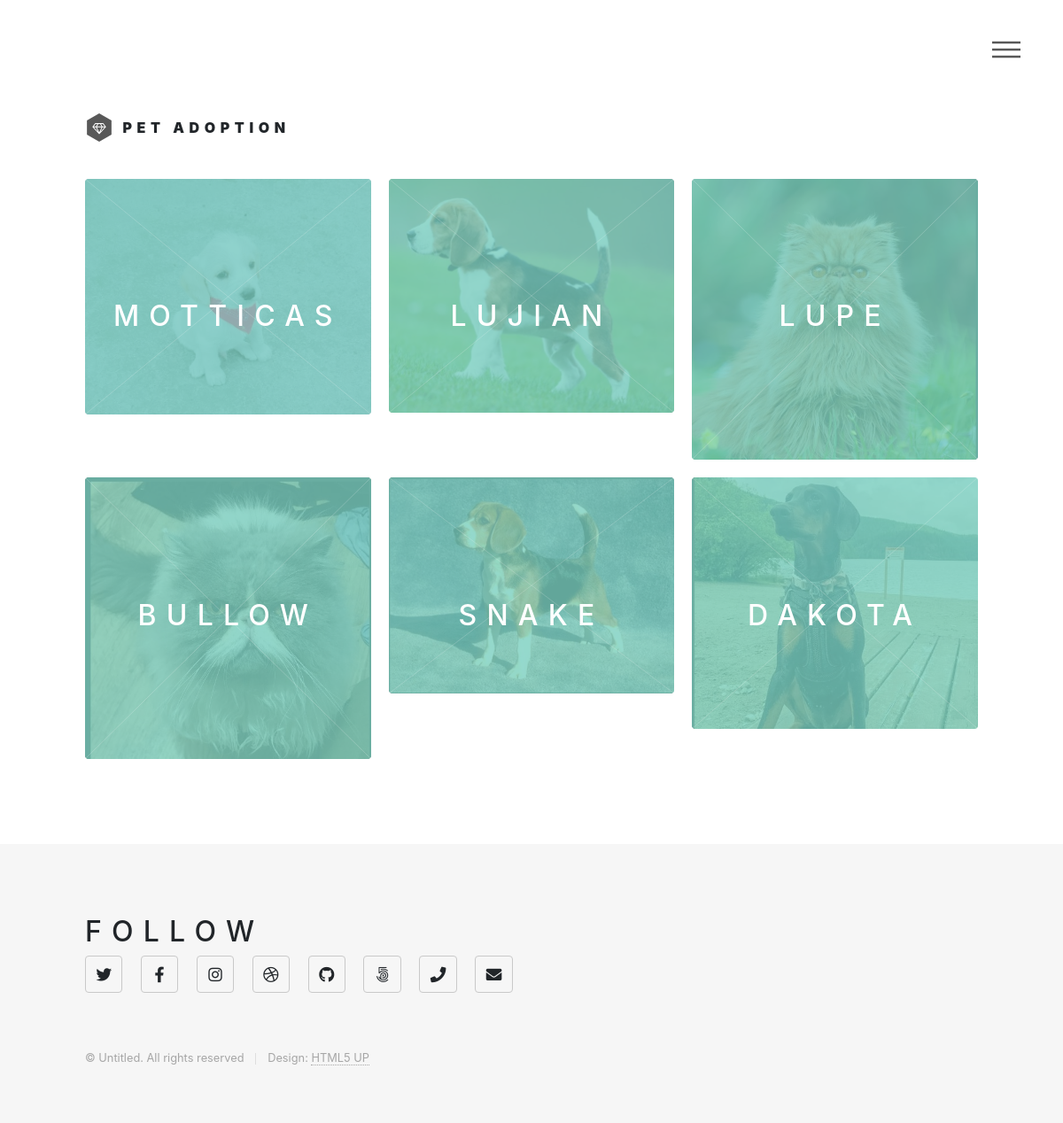
Before: / with the older database file.
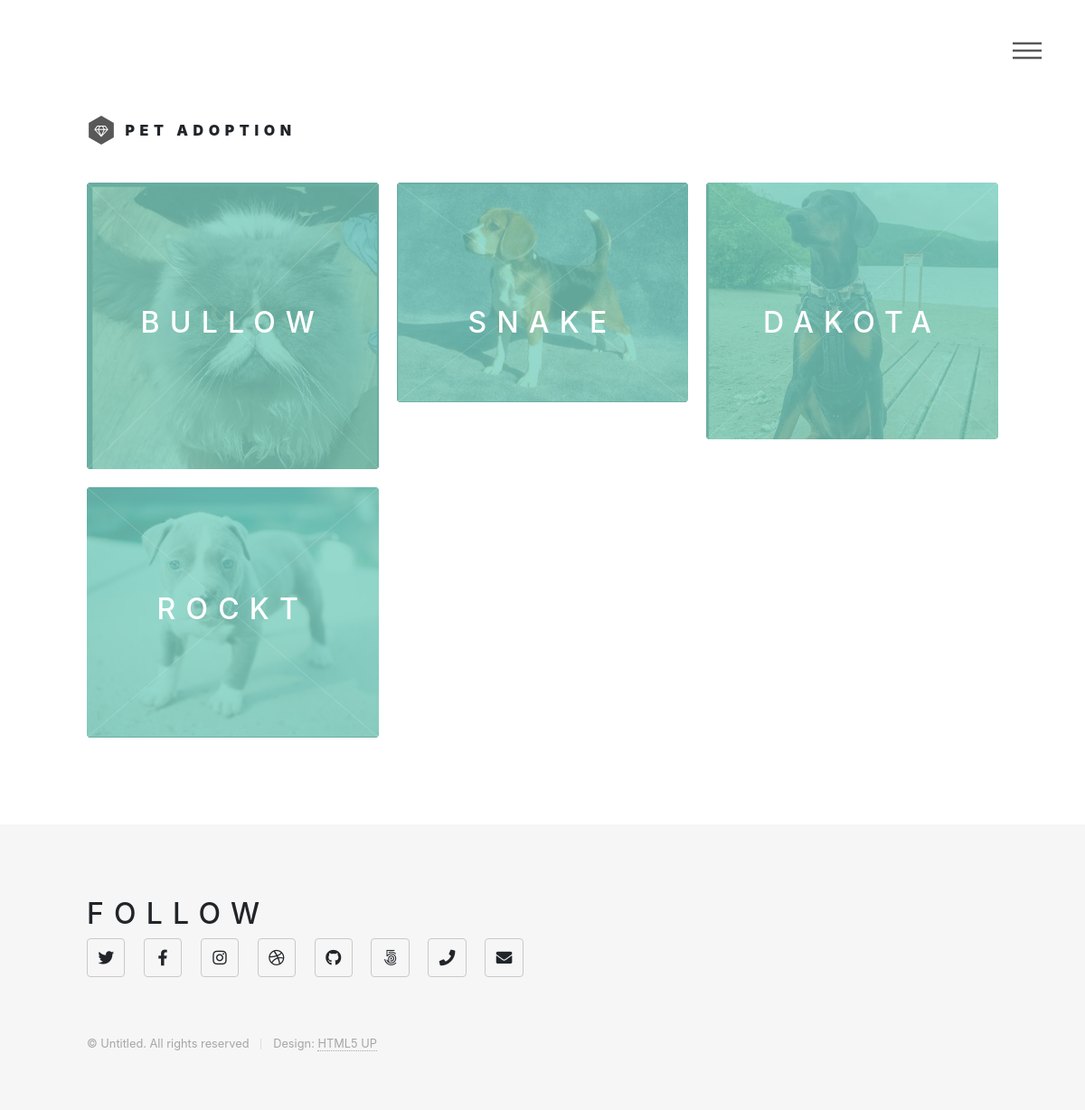
After: the same page with the newer database file.
### website/models.py (models this page shows)
class Post(db.Model):
    id = db.Column(db.Integer, primary_key = True)
    date = db.Column(db.DateTime(timezone=True), default=func.now())
    description = db.Column(db.String(100), nullable = False)
    status = db.Column(db.Boolean, default = True)
    user_id = db.Column(db.String, db.ForeignKey('user.id'))
    pet_id = db.Column(db.Integer, db.ForeignKey('pet.id'))

class Media(db.Model):
    id = db.Column(db.Integer, primary_key = True)
    path = db.Column(db.String(150), nullable = False)
    pet_id = db.Column(db.Integer, db.ForeignKey('pet.id'))

class Pet(db.Model):
    id = db.Column(db.Integer, primary_key = True)
    name = db.Column(db.String(100), nullable = False)
    age = db.Column(db.String(100))
    sex = db.Column(db.String(100), nullable = False)
    status = db.Column(db.Boolean, default = True)
    pet_type_id = db.Column(db.Integer, db.ForeignKey('pet_type.id'))
    breed_id = db.Column(db.Integer, db.ForeignKey('breed.id'))
    medias = db.relationship(Media)

### website/index.py (the view)
@indexs.route('/')
def index():
    posts = db.engine.execute('SELECT post.id, media.path, pet.name, post.description FROM media, pet, post WHERE media.pet_id = post.pet_id AND post.pet_id = pet.id')
    random_style = str(random.randint(1, 6))
    return render_template("index.html", user=current_user, posts=posts, random_style=random_style)

### website/templates/index.html (shortened to what this page needs)
{% extends "base.html" %}
{% block posts %}
<br>
{% for post in posts%}
    <article class="{{'style' + random_style}}">
        <span class="image">
            <img src="{{ url_for('static', filename='images/pet_media/' + post.path)}}" alt="" />
        </span>
        <a onclick="adoption_request({{ post.id }})">
            <h2>{{post.name}}</h2>
        </a>
    </article>
{% endfor %}
{% endblock%}

### website/templates/base.html (shortened to what this page needs)
<!DOCTYPE html>
<html>
    <head>
        <link rel="stylesheet" href="{{ url_for('static', filename='css/main.css')}}" />
        <link
        rel="stylesheet"
        href="https://stackpath.bootstrapcdn.com/bootstrap/4.4.1/css/bootstrap.min.css"
        />
    </head>
    <body class="is-preload">
        <div id="wrapper">
            <header id="header">
                <div class="inner">
                    <a href="/" class="logo">
                        <span class="symbol"><img src="{{ url_for('static', filename='images/logo.svg' )}}" alt="" /></span><span class="title">Pet Adoption</span>
                    </a>
                    <nav>
                        <ul>
                            <li><a href="#menu">Menu</a></li>
                        </ul>
                    </nav>
                </div>
            </header>
            <div id="main">
                <div class="inner">
                    <section class="tiles">
                        {% block posts %} {% endblock%}
                    </section>
                </div>
            </div>
            <footer id="footer">
                <div class="inner">
                    <section>
                        <h2>Follow</h2>
                        <ul class="icons">
                            <li><a href="#" class="icon brands style2 fa-twitter"><span class="label">Twitter</span></a></li>
                            <li><a href="#" class="icon brands style2 fa-facebook-f"><span class="label">Facebook</span></a></li>
                            <li><a href="#" class="icon brands style2 fa-instagram"><span class="label">Instagram</span></a></li>
                            <li><a href="#" class="icon brands style2 fa-dribbble"><span class="label">Dribbble</span></a></li>
                            <li><a href="#" class="icon brands style2 fa-github"><span class="label">GitHub</span></a></li>
                            <li><a href="#" class="icon brands style2 fa-500px"><span class="label">500px</span></a></li>
                            <li><a href="#" class="icon solid style2 fa-phone"><span class="label">Phone</span></a></li>
                            <li><a href="#" class="icon solid style2 fa-envelope"><span class="label">Email</span></a></li>
                        </ul>
                    </section>
                    <ul class="copyright">
                        <li>&copy; Untitled. All rights reserved</li><li>Design: <a href="http://html5up.net">HTML5 UP</a></li>
                    </ul>
                </div>
            </footer>
        </div>
    </body>
</html>

Changed rows visible on the page:
removed Post: path (picture), name "MOTTICAS"
removed Post: path (picture), name "LUJIAN"
removed Post: path (picture), name "LUPE"
added Post: path (picture), name "ROCKT"
